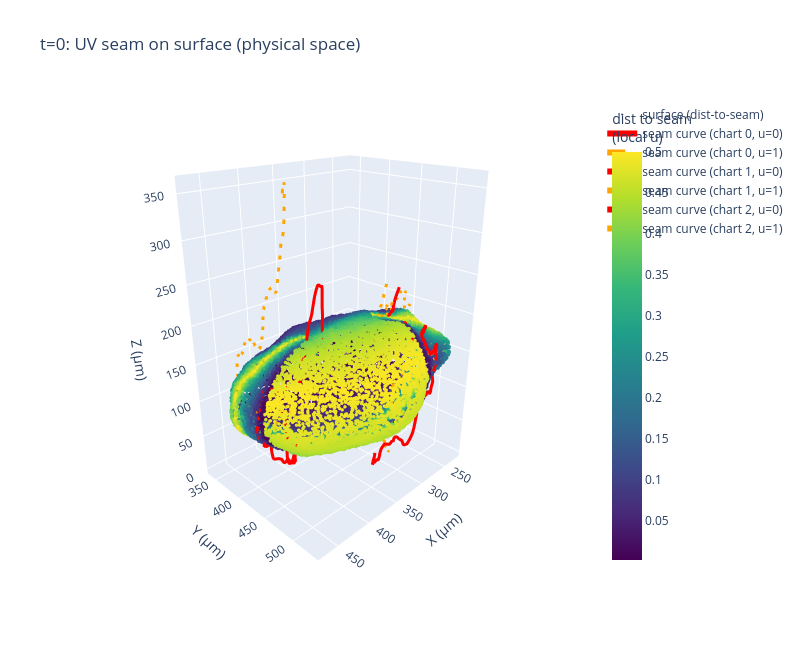

Write notebook code for a chart like this one.
### Code cell
# Caveat for pole_pole_band: the u=0/u=1 "seam gap" printed below is only a
# meaningful cut for chart 0 (the band, cylindrical unwrap -- same seam convention
# as before). Charts 1/2 (poles) are azimuthal disks inscribed in their unit
# square: their real boundary is the disk edge (all azimuths at rho=1), not a
# fixed u value, and most of the u=0/u=1 edges fall in the square's corners
# outside the disk where there's no training support at all. Expect the pole
# charts' printed "gap" to look large/noisy -- that's an artifact of applying a
# wedge-shaped diagnostic to a disk-shaped chart, not a sign the pole charts are
# badly trained.
def plot_uv_seam_3d(param, voxel_size_um, translation, n_seam_samples=400,
                     title="UV seam on surface (physical space)"):
    """Interactive 3D Plotly view of a trained Parameterizer's surface, with the UV
    seam traced directly from the network's UV->3D mapping (not inferred from the
    training point cloud's incidental density near the cut).

    Args:
        param: A trained `Parameterizer` (`.train()` already called).
        voxel_size_um: (z, y, x) microns per voxel for the level `param.points_voxel` is in.
        translation:   (z, y, x) physical offset (µm) for that same level.
        n_seam_samples: Number of points sampled along each chart's seam curve.
    """
    scale = np.asarray(voxel_size_um, dtype=np.float64)
    trans = np.asarray(translation, dtype=np.float64)

    def to_um(pts_voxel):
        return pts_voxel * scale + trans  # (Z, Y, X) order preserved

    pts = param.points_voxel.numpy()
    uv_map = param.get_uv_map()
    chart_ids = param.chart_ids
    pts_um = to_um(pts)

    u_local = uv_map[:, 0] - chart_ids
    d_seam = np.minimum(u_local, 1.0 - u_local)   # 0 at the seam, 0.5 antipodal to it

    # pts_um columns are (Z, Y, X); plot as (X, Y, Z) for a conventional right-handed view
    x, y, z = pts_um[:, 2], pts_um[:, 1], pts_um[:, 0]

    main_trace = go.Scatter3d(
        x=x, y=y, z=z, mode="markers", name="surface (dist-to-seam)",
        marker=dict(
            size=2, color=d_seam, colorscale="Viridis", showscale=True,
            colorbar=dict(title="dist to seam<br>(local u)"),
        ),
    )

    # Trace the seam curve itself: query the trained model at u=0 and u=1 (the two
    # edges of each chart's UV square -- the same physical cut) across the full v
    # range, per chart. This is the ground truth for "where is the seam", independent
    # of how the training point cloud happened to sample near it.
    model = param.get_model()
    pts_mean = param.pts_mean.numpy()
    pts_std = float(param.pts_std)
    v_line = np.linspace(0.0, 1.0, n_seam_samples, dtype=np.float32)
    edge_style = {0.0: dict(color="red", dash=None), 1.0: dict(color="orange", dash="dash")}

    seam_traces = []
    for chart in np.unique(chart_ids):
        edge_um = {}
        for u_edge in edge_style:
            uv_edge = np.stack([np.full_like(v_line, u_edge), v_line], axis=1)
            xyz_norm_edge = eval_surface(model, uv_edge, chart_idx=int(chart), device=param.device)
            edge_um[u_edge] = to_um(xyz_norm_edge * pts_std + pts_mean)

        # Since u=0 and u=1 are the *same* physical cut, a perfectly cycle-consistent
        # model would place them at identical 3D positions -- any gap is a direct,
        # measurable sign of how well the NuvoMLP's cut is actually "glued".
        gap = np.linalg.norm(edge_um[0.0] - edge_um[1.0], axis=1)
        print(f"[{title}] chart {chart}: NuVo seam gap between u=0/u=1 curves -- "
              f"mean {gap.mean():.1f} um, max {gap.max():.1f} um")

        for u_edge, style in edge_style.items():
            pts_um_edge = edge_um[u_edge]
            xs, ys, zs = pts_um_edge[:, 2], pts_um_edge[:, 1], pts_um_edge[:, 0]
            seam_traces.append(go.Scatter3d(
                x=xs, y=ys, z=zs, mode="lines",
                line=dict(color=style["color"], width=6, dash=style["dash"]),
                name=f"seam curve (chart {chart}, u={u_edge:g})",
            ))

    fig = go.Figure(data=[main_trace, *seam_traces])
    fig.update_layout(
        title=title,
        showlegend=True,
        scene=dict(
            aspectmode="data",
            xaxis_title="X (µm)", yaxis_title="Y (µm)", zaxis_title="Z (µm)",
            camera=dict(eye=dict(x=1.6, y=1.6, z=1.0)),
        ),
        width=800, height=650,
    )
    # fig.show()
    return fig


level0 = ds.get_level(INTENSITY_LEVEL)
plot_uv_seam_3d(
    p0, voxel_size_um=level0.voxel_size_um, translation=level0.translation[-3:],
    title="t=0: UV seam on surface (physical space)",
)

### Figure 1 — Plotly figure (JSON) as saved in the notebook; plotly's stock layout.template omitted (floating-point values rounded to 4 significant figures; data arrays with more than 128 entries replaced by an {"elided": "..."} marker saying what was removed)
{"data": [{"marker": {"color": {"elided": "20000 float values"}, "colorbar": {"title": {"text": "dist to seam<br>(local u)"}}, "colorscale": [[0, "#440154"], [0.1111, "#482878"], [0.2222, "#3e4989"], [0.3333, "#31688e"], [0.4444, "#26828e"], [0.5556, "#1f9e89"], [0.6667, "#35b779"], [0.7778, "#6ece58"], [0.8889, "#b5de2b"], [1, "#fde725"]], "showscale": true, "size": 2}, "mode": "markers", "name": "surface (dist-to-seam)", "type": "scatter3d", "x": {"elided": "20000 float values"}, "y": {"elided": "20000 float values"}, "z": {"elided": "20000 float values"}}, {"line": {"color": "red", "width": 6}, "mode": "lines", "name": "seam curve (chart 0, u=0)", "type": "scatter3d", "x": {"elided": "400 float values"}, "y": {"elided": "400 float values"}, "z": {"elided": "400 float values"}}, {"line": {"color": "orange", "dash": "dash", "width": 6}, "mode": "lines", "name": "seam curve (chart 0, u=1)", "type": "scatter3d", "x": {"elided": "400 float values"}, "y": {"elided": "400 float values"}, "z": {"elided": "400 float values"}}, {"line": {"color": "red", "width": 6}, "mode": "lines", "name": "seam curve (chart 1, u=0)", "type": "scatter3d", "x": {"elided": "400 float values"}, "y": {"elided": "400 float values"}, "z": {"elided": "400 float values"}}, {"line": {"color": "orange", "dash": "dash", "width": 6}, "mode": "lines", "name": "seam curve (chart 1, u=1)", "type": "scatter3d", "x": {"elided": "400 float values"}, "y": {"elided": "400 float values"}, "z": {"elided": "400 float values"}}, {"line": {"color": "red", "width": 6}, "mode": "lines", "name": "seam curve (chart 2, u=0)", "type": "scatter3d", "x": {"elided": "400 float values"}, "y": {"elided": "400 float values"}, "z": {"elided": "400 float values"}}, {"line": {"color": "orange", "dash": "dash", "width": 6}, "mode": "lines", "name": "seam curve (chart 2, u=1)", "type": "scatter3d", "x": {"elided": "400 float values"}, "y": {"elided": "400 float values"}, "z": {"elided": "400 float values"}}], "layout": {"height": 650, "scene": {"aspectmode": "data", "camera": {"eye": {"x": 1.6, "y": 1.6, "z": 1}}, "xaxis": {"title": {"text": "X (µm)"}}, "yaxis": {"title": {"text": "Y (µm)"}}, "zaxis": {"title": {"text": "Z (µm)"}}}, "showlegend": true, "title": {"text": "t=0: UV seam on surface (physical space)"}, "width": 800}}
